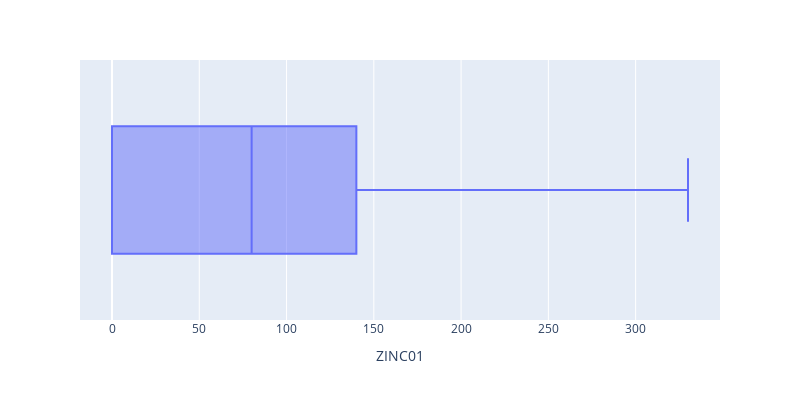

The code cell stored with this chart in its notebook:
### Markdown cell above
### What is the Box-Plot status of Zinc Weight in the data ?

### Code cell
px.box(data_frame=df,x='ZINC01', width=800, height=400)

### Figure 1 — Plotly figure (JSON) as saved in the notebook; plotly's stock layout.template omitted (floating-point values rounded to 4 significant figures; data arrays with more than 128 entries replaced by an {"elided": "..."} marker saying what was removed)
{"data": [{"alignmentgroup": "True", "hovertemplate": "ZINC01=%{x}<extra></extra>", "legendgroup": "", "marker": {"color": "#636efa"}, "name": "", "notched": false, "offsetgroup": "", "orientation": "h", "showlegend": false, "type": "box", "x": {"elided": "13515 float values"}, "x0": " ", "xaxis": "x", "y0": " ", "yaxis": "y"}], "layout": {"boxmode": "group", "height": 400, "legend": {"tracegroupgap": 0}, "margin": {"t": 60}, "width": 800, "xaxis": {"anchor": "y", "domain": [0, 1], "title": {"text": "ZINC01"}}, "yaxis": {"anchor": "x", "domain": [0, 1]}}}
